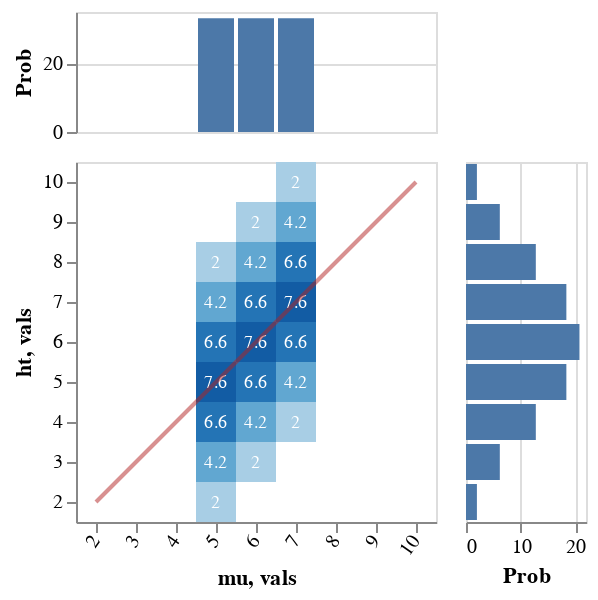

The cell this chart's notebook holds for it:
### Markdown cell above
Here we only show the joint distribution of John's height and the median height. The distribution over Mary's height is identical.

### Code cell
-- vlShow . sidewaysDists <$> forM domain (\x ->
--   titled (show x ++ "'s Height Prior") . barFromDist <$> enumD (($ x) . ht . fst <$> indicesPriorFlat)
--   )
vlShow . margHeatFromDist <$> enumD (first (`ht` John) <$> indicesPriorFlat)

### Figure 1 — Vega-Lite specification as saved in the notebook (floating-point values rounded to 4 significant figures)
{"$schema": "https://vega.github.io/schema/vega-lite/v3.json", "bounds": "flush", "config": {"scale": {"rectBandPaddingInner": 0}}, "data": {"values": [{"ht": "2", "mu": "5", "prob": 2}, {"ht": "3", "mu": "5", "prob": 4.2}, {"ht": "3", "mu": "6", "prob": 2}, {"ht": "4", "mu": "5", "prob": 6.6}, {"ht": "4", "mu": "6", "prob": 4.2}, {"ht": "4", "mu": "7", "prob": 2}, {"ht": "5", "mu": "5", "prob": 7.6}, {"ht": "5", "mu": "6", "prob": 6.6}, {"ht": "5", "mu": "7", "prob": 4.2}, {"ht": "6", "mu": "5", "prob": 6.6}, {"ht": "6", "mu": "6", "prob": 7.6}, {"ht": "6", "mu": "7", "prob": 6.6}, {"ht": "7", "mu": "5", "prob": 4.2}, {"ht": "7", "mu": "6", "prob": 6.6}, {"ht": "7", "mu": "7", "prob": 7.6}, {"ht": "8", "mu": "5", "prob": 2}, {"ht": "8", "mu": "6", "prob": 4.2}, {"ht": "8", "mu": "7", "prob": 6.6}, {"ht": "9", "mu": "6", "prob": 2}, {"ht": "9", "mu": "7", "prob": 4.2}, {"ht": "10", "mu": "7", "prob": 2}]}, "spacing": 15, "vconcat": [{"encoding": {"x": {"axis": null, "field": "mu", "scale": {"domain": ["2", "3", "4", "5", "6", "7", "8", "9", "10"], "rangeStep": 30}, "sort": null, "type": "ordinal"}, "y": {"aggregate": "sum", "axis": {"title": "Prob"}, "field": "prob", "type": "quantitative"}}, "height": 60, "mark": "bar"}, {"bounds": "flush", "hconcat": [{"encoding": {"x": {"axis": {"labelAngle": -55}, "field": "mu", "scale": {"domain": ["2", "3", "4", "5", "6", "7", "8", "9", "10"], "rangeStep": 30}, "sort": null, "type": "ordinal"}, "y": {"axis": {"labelAngle": 0}, "field": "ht", "scale": {"domain": ["10", "9", "8", "7", "6", "5", "4", "3", "2"], "rangeStep": 30}, "sort": null, "type": "ordinal"}}, "layer": [{"encoding": {"color": {"aggregate": "sum", "field": "prob", "legend": null, "scale": {"scheme": {"extent": [0.2, 0.9], "name": "blues"}}, "type": "quantitative"}}, "mark": "rect"}, {"encoding": {"color": {"value": "white"}, "text": {"aggregate": "sum", "field": "prob", "type": "quantitative"}}, "mark": {"fontSize": 9, "type": "text"}}, {"data": {"values": [{"vals": "2"}, {"vals": "3"}, {"vals": "4"}, {"vals": "5"}, {"vals": "6"}, {"vals": "7"}, {"vals": "8"}, {"vals": "9"}, {"vals": "10"}]}, "encoding": {"x": {"field": "vals", "sort": null, "type": "ordinal"}, "y": {"field": "vals", "sort": null, "type": "ordinal"}}, "mark": {"opacity": 0.5, "stroke": "firebrick", "strokeWidth": 2, "type": "line"}}]}, {"encoding": {"x": {"aggregate": "sum", "axis": {"title": "Prob"}, "field": "prob", "type": "quantitative"}, "y": {"axis": null, "field": "ht", "scale": {"domain": ["10", "9", "8", "7", "6", "5", "4", "3", "2"], "rangeStep": 30}, "sort": null, "type": "ordinal"}}, "mark": "bar", "width": 60}], "spacing": 15}]}
